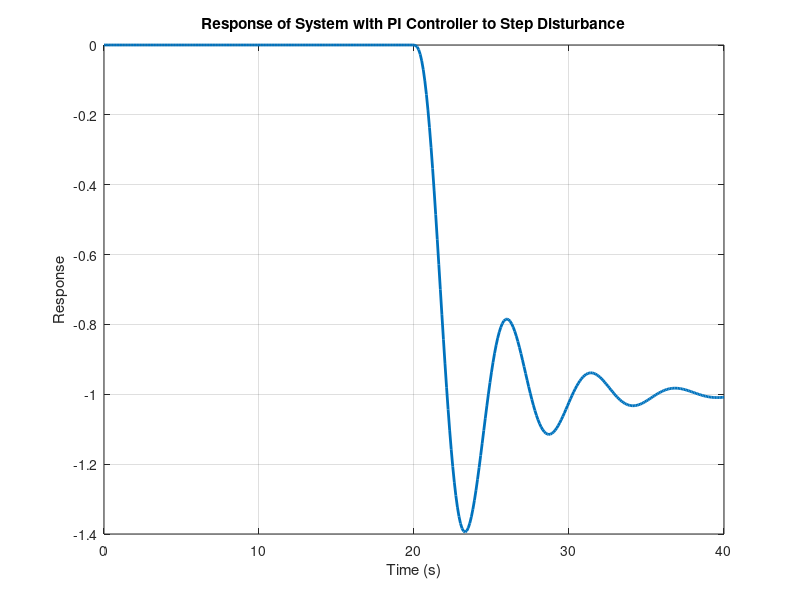

Recreate this plot in MATLAB.
% تعریف تابع انتقال سیستم
numerator = 1;
denominator = [1 3 4 2];
G = tf(numerator, denominator);

% تعریف پارامترهای کنترلکننده PI
Kp = 2;
Ti = 10;
PI_controller = Kp + tf([Kp/Ti, Kp], [1, 0]);

% سیستم حلقه بسته با فیدبک واحد
closed_loop_system = feedback(PI_controller * G, 1);

% زمان شبیهسازی و ایجاد اغتشاش پله
t = 0:0.1:40;
disturbance_time = 20;
disturbance_size = -1;

% ایجاد سیگنال اغتشاش
disturbance_signal = disturbance_size * (t >= disturbance_time);

% شبیهسازی پاسخ سیستم
[y, t] = lsim(closed_loop_system, disturbance_signal, t);

% رسم نمودار پاسخ سیستم به اغتشاش
figure;
plot(t, y, 'LineWidth', 2);
title('Response of System with PI Controller to Step Disturbance');
xlabel('Time (s)');
ylabel('Response');
grid on;
